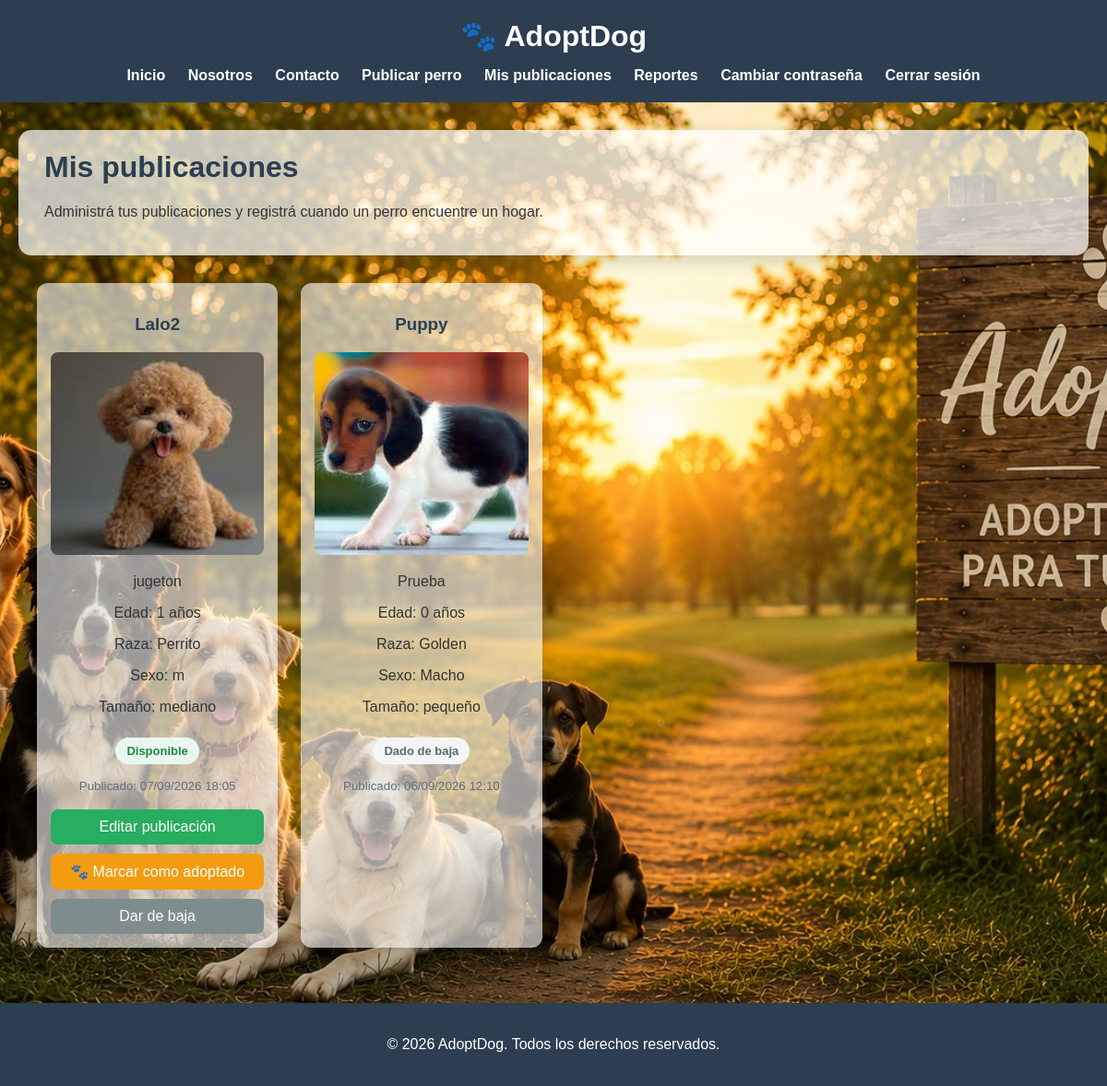
/mis-publicaciones/ (signed in), run on the app's committed database.
### app/models.py (models this page shows, shortened)
class Animal(models.Model):
    ESTADO_DISPONIBLE = "Disponible"
    ESTADO_ADOPTADO = "Adoptado"
    ESTADO_BAJA = "Dado de baja"
    nombre = models.CharField(max_length=100)
    edad = models.IntegerField()
    raza = models.CharField(max_length=100)
    sexo = models.CharField(max_length=20)
    tamanio = models.CharField(max_length=50)
    descripcion = models.TextField()
    imagen = models.ImageField(upload_to='imagenes/dogs/')
    estado = models.CharField(max_length=50, default=ESTADO_DISPONIBLE)
    fecha_publicacion = models.DateTimeField(auto_now_add=True, null=True, blank=True)
    fecha_adopcion = models.DateTimeField(null=True, blank=True)
    fecha_baja = models.DateTimeField(null=True, blank=True)
    owner = models.ForeignKey(
        User,
        on_delete=models.CASCADE,
        null=True,
        blank=True
    )

### app/views.py (the view)
# urls.py: path('mis-publicaciones/', views.mis_publicaciones, name='mis_publicaciones'),
@login_required
def mis_publicaciones(request):
    animales = Animal.objects.filter(owner=request.user).order_by('-id')
    return render(request, 'mis_publicaciones.html', {
        'animales': animales
    })

### app/templates/mis_publicaciones.html (shortened to what this page needs)
{% extends "base.html" %}
{% block content %}
<div class="titulo-pagina">
    <h1>Mis publicaciones</h1>
    <p>Administrá tus publicaciones y registrá cuando un perro encuentre un hogar.</p>
</div>
<div class="animales-contenedor">
    {% for animal in animales %}
    <div class="animal-card">
        <h3>{{ animal.nombre }}</h3>
        {% if animal.imagen %}
        <img src="{{ animal.imagen.url }}" alt="{{ animal.nombre }}">
        {% endif %}
        <p>{{ animal.descripcion }}</p>
        <p>Edad: {{ animal.edad }} años</p>
        <p>Raza: {{ animal.raza }}</p>
        <p>Sexo: {{ animal.sexo }}</p>
        <p>Tamaño: {{ animal.tamanio }}</p>
        {% if animal.estado == "Disponible" %}
            <span class="estado estado-disponible">{{ animal.estado }}</span>
        {% elif animal.estado == "Adoptado" %}
            <span class="estado estado-adoptado">{{ animal.estado }}</span>
        {% else %}
            <span class="estado estado-baja">{{ animal.estado }}</span>
        {% endif %}
        <div class="fechas-publicacion">
            {% if animal.fecha_publicacion %}
                <small>Publicado: {{ animal.fecha_publicacion|date:"d/m/Y H:i" }}</small>
            {% else %}
                <small>Publicación histórica sin fecha registrada</small>
            {% endif %}
        </div>
        {% if animal.estado == "Disponible" %}
        <div class="acciones-publicacion">
            <a href="{% url 'editar_publicacion' animal.id %}" class="btn-editar">
                Editar publicación
            </a>
            <a href="{% url 'marcar_adoptado' animal.id %}" class="btn-adoptado">
                🐾 Marcar como adoptado
            </a>
            <a href="{% url 'dar_baja_publicacion' animal.id %}" class="btn-baja">
                Dar de baja
            </a>
        </div>
        {% endif %}
    </div>
    {% empty %}
        <p>No tenés perros publicados.</p>
    {% endfor %}
</div>
{% endblock %}

### app/static/styles/styles.css (style rules this page uses)
.animales-contenedor { max-width: 1200px; margin: 30px auto; padding: 0 20px; display: grid; grid-template-columns: repeat(4, 1fr); gap: 25px; }
.animal-card { background: rgba(255, 255, 255, 0.60); border-radius: 12px; padding: 15px; text-align: center; box-shadow: 0 2px 8px rgba(0,0,0,0.15); transition: transform 0.3s, box-shadow 0.3s; }
.animal-card img { width: 100%; height: 220px; object-fit: cover; border-radius: 8px; }
.animal-card h3 { color: #2c3e50; }
.animal-card a { display: inline-block; margin-top: 10px; background-color: #3498db; color: white; text-decoration: none; padding: 10px 15px; border-radius: 8px; }
body { margin: 0; font-family: Arial, Helvetica, sans-serif; background-color: #f5f7fa; color: #333; }
html, body { height: 100%; margin: 0; }
body { display: flex; flex-direction: column; min-height: 100vh; background-image: url("../imagenes/fondo.jpg"); background-size: cover; background-position: center; background-repeat: no-repeat; background-attachment: fixed; }
.animal-card a.btn-editar { background-color: #27ae60; }
.titulo-pagina, .reportes-panel { max-width: 1180px; margin: 0 auto; }
.titulo-pagina { background: rgba(255, 255, 255, 0.72); padding: 22px 28px; border-radius: 14px; box-shadow: 0 6px 20px rgba(0,0,0,0.16); }
.titulo-pagina h1, .reportes-encabezado h1 { margin-top: 0; color: #2c3e50; }
.estado { display: inline-block; margin: 8px 0; padding: 7px 12px; border-radius: 999px; font-size: 13px; font-weight: bold; }
.estado-disponible { background: #eaf7ef; color: #1e8449; }
.estado-baja { background: #f4f5f6; color: #616a6b; }
.fechas-publicacion { display: flex; flex-direction: column; gap: 5px; margin: 8px 0; color: #5d6d7e; }
.acciones-publicacion { display: flex; flex-direction: column; align-items: stretch; }
.animal-card a.btn-adoptado { background-color: #f39c12; }
.animal-card a.btn-baja { background-color: #7f8c8d; }

### data on the page
Animal: nombre "Lalo2", imagen (picture), descripcion "jugeton", edad "1", raza "Perrito", sexo "m", tamanio "mediano", estado "Disponible", fecha_publicacion "07/09/2026 18:05", shows "Editar publicación"
Animal: nombre "Puppy", imagen (picture), descripcion "Prueba", edad "0", raza "Golden", sexo "Macho", tamanio "pequeño", estado "Dado de baja", fecha_publicacion "06/09/2026 12:10"
